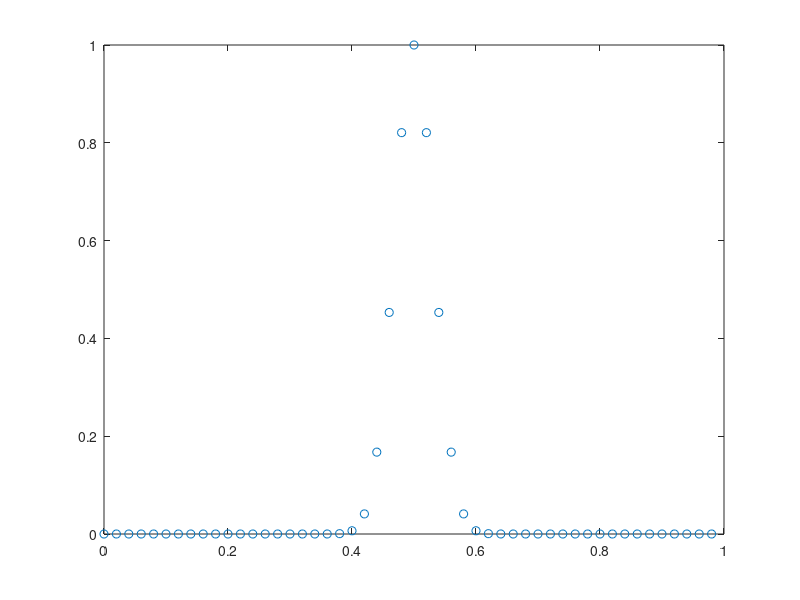
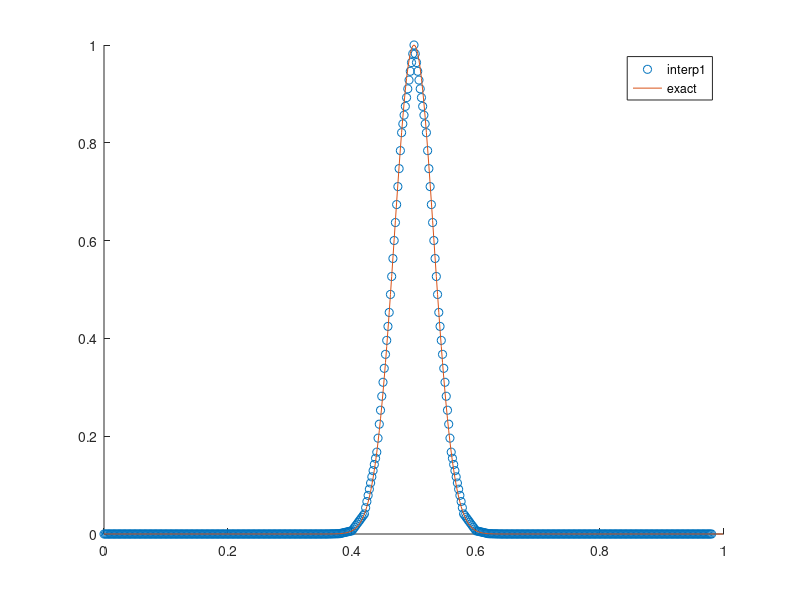
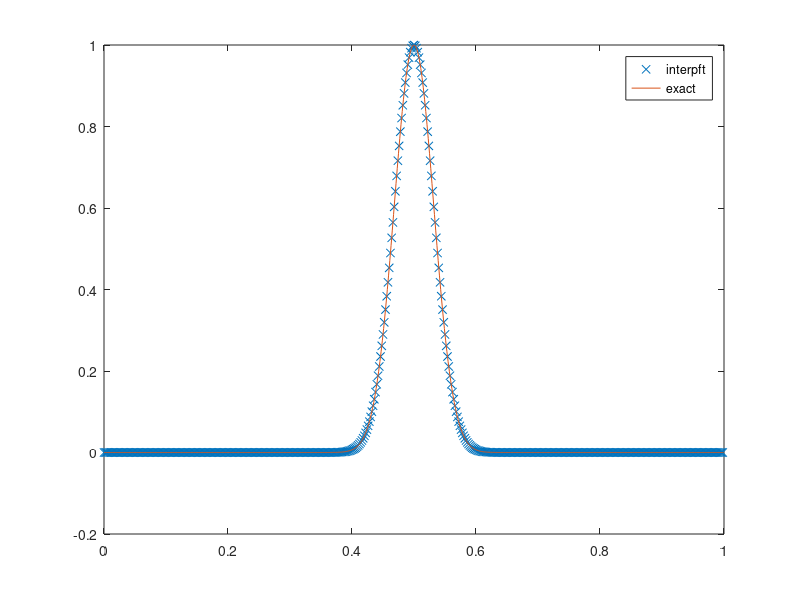

The MATLAB source for these figures, in order:
close all, clear

%Sample a smooth function
n= 50
dx = 1/n
x = 0:dx:1-dx
y = sin(pi*x).^100
plot(x,y,'o')

figure
hold on

%Interp1
N=500;
dX = 1/N
xq=0:dX:1-dX
yq = interp1(x,y,xq)
plot(xq,yq,'o')

%"Exact" Solution
X = 0:dX:1-dX
ye = sin(pi*X).^100
plot(X,ye)

legend('interp1','exact')

figure

%FFT interpolation
N=500
yf = interpft(y,N)
dyf= dx*length(x)/N;
xf = 0:dyf:1-dyf
yf = yf(1:length(xf));
plot(xf,yf,'x')

hold on
%"Exact" Solution
n= 1000
dx = 1/n
x = 0:dx:1-dx
ye = sin(pi*x).^100
plot(x,ye)


legend('interpft','exact')


